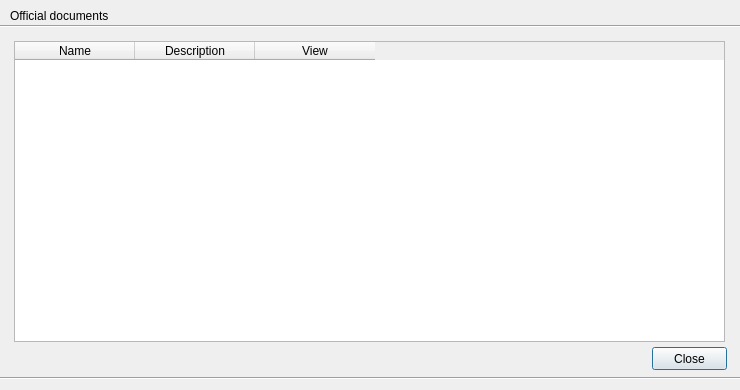
<?xml version="1.0" encoding="UTF-8"?>
<ui version="4.0">
 <class>OfficialDocumentsDialog</class>
 <widget class="QDialog" name="OfficialDocumentsDialog">
  <property name="geometry">
   <rect>
    <x>0</x>
    <y>0</y>
    <width>740</width>
    <height>390</height>
   </rect>
  </property>
  <property name="minimumSize">
   <size>
    <width>740</width>
    <height>390</height>
   </size>
  </property>
  <property name="maximumSize">
   <size>
    <width>740</width>
    <height>390</height>
   </size>
  </property>
  <property name="windowTitle">
   <string>Dialog</string>
  </property>
  <widget class="QTableWidget" name="doc_twidget">
   <property name="geometry">
    <rect>
     <x>14</x>
     <y>41</y>
     <width>711</width>
     <height>301</height>
    </rect>
   </property>
   <property name="editTriggers">
    <set>QAbstractItemView::DoubleClicked</set>
   </property>
   <attribute name="horizontalHeaderCascadingSectionResizes">
    <bool>false</bool>
   </attribute>
   <attribute name="horizontalHeaderDefaultSectionSize">
    <number>120</number>
   </attribute>
   <attribute name="horizontalHeaderHighlightSections">
    <bool>false</bool>
   </attribute>
   <attribute name="verticalHeaderCascadingSectionResizes">
    <bool>false</bool>
   </attribute>
   <column>
    <property name="text">
     <string>Name</string>
    </property>
   </column>
   <column>
    <property name="text">
     <string>Description</string>
    </property>
   </column>
   <column>
    <property name="text">
     <string>View</string>
    </property>
   </column>
  </widget>
  <widget class="Line" name="line_2">
   <property name="geometry">
    <rect>
     <x>0</x>
     <y>370</y>
     <width>801</width>
     <height>16</height>
    </rect>
   </property>
   <property name="orientation">
    <enum>Qt::Horizontal</enum>
   </property>
  </widget>
  <widget class="Line" name="line_3">
   <property name="geometry">
    <rect>
     <x>0</x>
     <y>18</y>
     <width>801</width>
     <height>16</height>
    </rect>
   </property>
   <property name="orientation">
    <enum>Qt::Horizontal</enum>
   </property>
  </widget>
  <widget class="QLabel" name="label">
   <property name="geometry">
    <rect>
     <x>10</x>
     <y>8</y>
     <width>151</width>
     <height>16</height>
    </rect>
   </property>
   <property name="text">
    <string>Official documents</string>
   </property>
  </widget>
  <widget class="QPushButton" name="close_button">
   <property name="geometry">
    <rect>
     <x>652</x>
     <y>347</y>
     <width>75</width>
     <height>23</height>
    </rect>
   </property>
   <property name="text">
    <string>Close</string>
   </property>
  </widget>
 </widget>
 <resources/>
 <connections/>
</ui>
